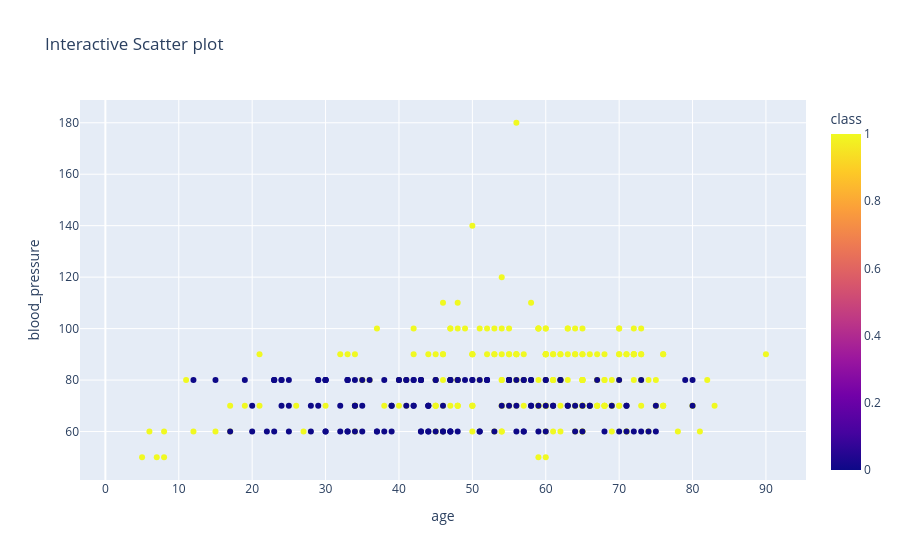

The code cell stored with this chart in its notebook:
### Code cell
px.scatter(df, x="age", y="blood_pressure", color="class", hover_data=["albumin", "serum_creatinine", "haemoglobin"], title="Interactive Scatter plot")

### Figure 1 — Plotly figure (JSON) as saved in the notebook; plotly's stock layout.template omitted (floating-point values rounded to 4 significant figures; data arrays with more than 128 entries replaced by an {"elided": "..."} marker saying what was removed)
{"data": [{"customdata": {"elided": "400x3 float values"}, "hovertemplate": "age=%{x}<br>blood_pressure=%{y}<br>albumin=%{customdata[0]}<br>serum_creatinine=%{customdata[1]}<br>haemoglobin=%{customdata[2]}<br>class=%{marker.color}<extra></extra>", "legendgroup": "", "marker": {"color": {"elided": "400 int values"}, "coloraxis": "coloraxis", "symbol": "circle"}, "mode": "markers", "name": "", "orientation": "v", "showlegend": false, "type": "scatter", "x": {"elided": "400 float values"}, "xaxis": "x", "y": {"elided": "400 float values"}, "yaxis": "y"}], "layout": {"coloraxis": {"colorbar": {"title": {"text": "class"}}, "colorscale": [[0, "#0d0887"], [0.1111, "#46039f"], [0.2222, "#7201a8"], [0.3333, "#9c179e"], [0.4444, "#bd3786"], [0.5556, "#d8576b"], [0.6667, "#ed7953"], [0.7778, "#fb9f3a"], [0.8889, "#fdca26"], [1, "#f0f921"]]}, "legend": {"tracegroupgap": 0}, "title": {"text": "Interactive Scatter plot"}, "xaxis": {"anchor": "y", "domain": [0, 1], "title": {"text": "age"}}, "yaxis": {"anchor": "x", "domain": [0, 1], "title": {"text": "blood_pressure"}}}}
